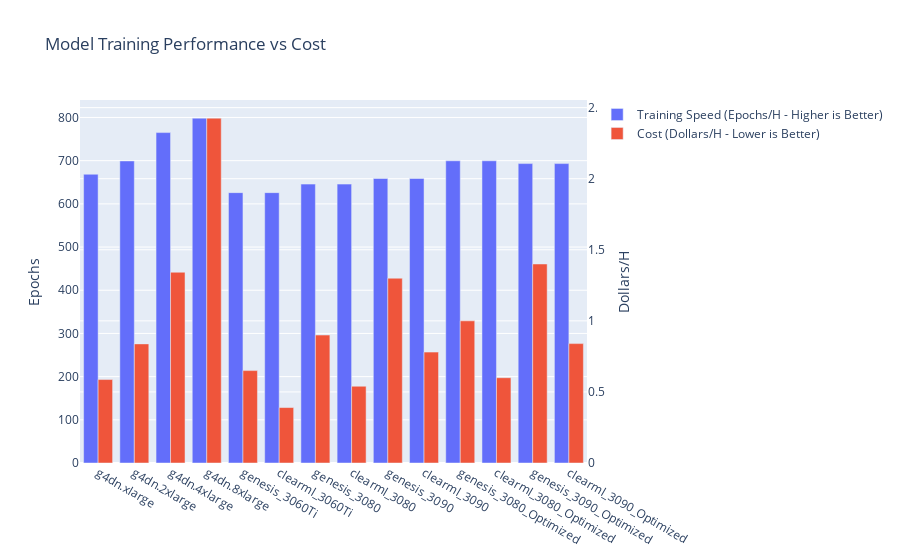

Notebook code for this chart:
### Code cell
plot_performance_and_cost(runtimes)

### Figure 1 — Plotly figure (JSON) as saved in the notebook; plotly's stock layout.template omitted (floating-point values rounded to 4 significant figures)
{"data": [{"name": "Training Speed (Epochs/H - Higher is Better)", "offsetgroup": "1", "type": "bar", "x": ["g4dn.xlarge", "g4dn.2xlarge", "g4dn.4xlarge", "g4dn.8xlarge", "genesis_3060Ti", "clearml_3060Ti", "genesis_3080", "clearml_3080", "genesis_3090", "clearml_3090", "genesis_3080_Optimized", "clearml_3080_Optimized", "genesis_3090_Optimized", "clearml_3090_Optimized"], "y": [668.5, 699.3, 765.0, 798.5, 626.0, 626.0, 645.7, 645.7, 658.7, 658.7, 699.7, 699.7, 693.3, 693.3], "yaxis": "y"}, {"name": "Cost (Dollars/H - Lower is Better)", "offsetgroup": "2", "type": "bar", "x": ["g4dn.xlarge", "g4dn.2xlarge", "g4dn.4xlarge", "g4dn.8xlarge", "genesis_3060Ti", "clearml_3060Ti", "genesis_3080", "clearml_3080", "genesis_3090", "clearml_3090", "genesis_3080_Optimized", "clearml_3080_Optimized", "genesis_3090_Optimized", "clearml_3090_Optimized"], "y": [0.587, 0.838, 1.342, 2.426, 0.65, 0.39, 0.9, 0.54, 1.3, 0.78, 1, 0.6, 1.4, 0.84], "yaxis": "y2"}], "layout": {"barmode": "group", "title": {"text": "Model Training Performance vs Cost"}, "yaxis": {"title": {"text": "Epochs"}}, "yaxis2": {"overlaying": "y", "side": "right", "title": {"text": "Dollars/H"}}}}
